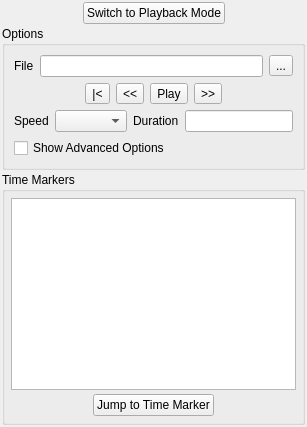
       <widget class="QWidget" name="mControlsPlaybackTab" >
        <attribute name="title" >
         <string>Playback</string>
        </attribute>
        <layout class="QVBoxLayout" >
         <property name="spacing" >
          <number>2</number>
         </property>
         <property name="leftMargin" >
          <number>2</number>
         </property>
         <property name="topMargin" >
          <number>2</number>
         </property>
         <property name="rightMargin" >
          <number>2</number>
         </property>
         <property name="bottomMargin" >
          <number>2</number>
         </property>
         <item>
          <layout class="QVBoxLayout" >
           <property name="spacing" >
            <number>6</number>
           </property>
           <property name="leftMargin" >
            <number>0</number>
           </property>
           <property name="topMargin" >
            <number>0</number>
           </property>
           <property name="rightMargin" >
            <number>0</number>
           </property>
           <property name="bottomMargin" >
            <number>0</number>
           </property>
           <item>
            <layout class="QHBoxLayout" >
             <property name="spacing" >
              <number>6</number>
             </property>
             <property name="leftMargin" >
              <number>0</number>
             </property>
             <property name="topMargin" >
              <number>0</number>
             </property>
             <property name="rightMargin" >
              <number>0</number>
             </property>
             <property name="bottomMargin" >
              <number>0</number>
             </property>
             <item>
              <spacer>
               <property name="orientation" >
                <enum>Qt::Horizontal</enum>
               </property>
               <property name="sizeHint" >
                <size>
                 <width>40</width>
                 <height>20</height>
                </size>
               </property>
              </spacer>
             </item>
             <item>
              <widget class="QPushButton" name="mPlaybackSwitchToPlaybackModePushButton" >
               <property name="toolTip" >
                <string>Switch to playback mode. This will disconnect you from the federation and </string>
               </property>
               <property name="text" >
                <string>Switch to Playback Mode</string>
               </property>
              </widget>
             </item>
             <item>
              <spacer>
               <property name="orientation" >
                <enum>Qt::Horizontal</enum>
               </property>
               <property name="sizeHint" >
                <size>
                 <width>40</width>
                 <height>20</height>
                </size>
               </property>
              </spacer>
             </item>
            </layout>
           </item>
          </layout>
         </item>
         <item>
          <widget class="QWidget" native="1" name="widget_2" >
           <layout class="QVBoxLayout" >
            <property name="spacing" >
             <number>0</number>
            </property>
            <property name="leftMargin" >
             <number>0</number>
            </property>
            <property name="topMargin" >
             <number>0</number>
            </property>
            <property name="rightMargin" >
             <number>0</number>
            </property>
            <property name="bottomMargin" >
             <number>0</number>
            </property>
            <item>
             <widget class="QGroupBox" name="mPlaybackOptionsGroupBox" >
              <property name="sizePolicy" >
               <sizepolicy vsizetype="Minimum" hsizetype="Preferred" >
                <horstretch>0</horstretch>
                <verstretch>0</verstretch>
               </sizepolicy>
              </property>
              <property name="title" >
               <string>Options</string>
              </property>
              <layout class="QVBoxLayout" >
               <property name="spacing" >
                <number>6</number>
               </property>
               <property name="leftMargin" >
                <number>9</number>
               </property>
               <property name="topMargin" >
                <number>9</number>
               </property>
               <property name="rightMargin" >
                <number>9</number>
               </property>
               <property name="bottomMargin" >
                <number>9</number>
               </property>
               <item>
                <layout class="QHBoxLayout" >
                 <property name="spacing" >
                  <number>6</number>
                 </property>
                 <property name="leftMargin" >
                  <number>0</number>
                 </property>
                 <property name="topMargin" >
                  <number>0</number>
                 </property>
                 <property name="rightMargin" >
                  <number>0</number>
                 </property>
                 <property name="bottomMargin" >
                  <number>0</number>
                 </property>
                 <item>
                  <widget class="QLabel" name="mPlaybackFileLabel" >
                   <property name="text" >
                    <string>File</string>
                   </property>
                   <property name="buddy" >
                    <cstring>mRecordFileLineEdit</cstring>
                   </property>
                  </widget>
                 </item>
                 <item>
                  <widget class="QLineEdit" name="mPlaybackFileLineEdit" >
                   <property name="toolTip" >
                    <string>The input file. This is the file that you wish to play back.</string>
                   </property>
                   <property name="readOnly" >
                    <bool>true</bool>
                   </property>
                  </widget>
                 </item>
                 <item>
                  <widget class="QToolButton" name="mPlaybackFilePushButton" >
                   <property name="text" >
                    <string>...</string>
                   </property>
                  </widget>
                 </item>
                </layout>
               </item>
               <item>
                <layout class="QHBoxLayout" >
                 <property name="spacing" >
                  <number>6</number>
                 </property>
                 <property name="leftMargin" >
                  <number>0</number>
                 </property>
                 <property name="topMargin" >
                  <number>0</number>
                 </property>
                 <property name="rightMargin" >
                  <number>0</number>
                 </property>
                 <property name="bottomMargin" >
                  <number>0</number>
                 </property>
                 <item>
                  <spacer>
                   <property name="orientation" >
                    <enum>Qt::Horizontal</enum>
                   </property>
                   <property name="sizeHint" >
                    <size>
                     <width>40</width>
                     <height>20</height>
                    </size>
                   </property>
                  </spacer>
                 </item>
                 <item>
                  <widget class="QToolButton" name="mPlaybackStartOverPushButton" >
                   <property name="toolTip" >
                    <string>Restarts the playback of the scenario</string>
                   </property>
                   <property name="text" >
                    <string>|&lt;</string>
                   </property>
                  </widget>
                 </item>
                 <item>
                  <widget class="QToolButton" name="mPlaybackJumpToPrevTimeMarkerPushButton" >
                   <property name="toolTip" >
                    <string>Jumps to the previous time marker</string>
                   </property>
                   <property name="text" >
                    <string>&lt;&lt;</string>
                   </property>
                  </widget>
                 </item>
                 <item>
                  <widget class="QToolButton" name="mPlaybackPlayPushButton" >
                   <property name="toolTip" >
                    <string>Plays the current scenario</string>
                   </property>
                   <property name="text" >
                    <string>Play</string>
                   </property>
                  </widget>
                 </item>
                 <item>
                  <widget class="QToolButton" name="mPlaybackJumpToNextTimeMarkerPushButton" >
                   <property name="toolTip" >
                    <string>Jumps to the next time marker. </string>
                   </property>
                   <property name="text" >
                    <string>>></string>
                   </property>
                  </widget>
                 </item>
                 <item>
                  <spacer>
                   <property name="orientation" >
                    <enum>Qt::Horizontal</enum>
                   </property>
                   <property name="sizeHint" >
                    <size>
                     <width>40</width>
                     <height>20</height>
                    </size>
                   </property>
                  </spacer>
                 </item>
                </layout>
               </item>
               <item>
                <layout class="QHBoxLayout" >
                 <property name="spacing" >
                  <number>6</number>
                 </property>
                 <property name="leftMargin" >
                  <number>0</number>
                 </property>
                 <property name="topMargin" >
                  <number>0</number>
                 </property>
                 <property name="rightMargin" >
                  <number>0</number>
                 </property>
                 <property name="bottomMargin" >
                  <number>0</number>
                 </property>
                 <item>
                  <widget class="QLabel" name="mPlaybackPlaybackSpeedLabel" >
                   <property name="text" >
                    <string>Speed</string>
                   </property>
                   <property name="buddy" >
                    <cstring>mPlaybackPlaybackSpeedComboBox</cstring>
                   </property>
                  </widget>
                 </item>
                 <item>
                  <widget class="QComboBox" name="mPlaybackPlaybackSpeedComboBox" >
                   <property name="toolTip" >
                    <string>Changes the speed of the scenario.</string>
                   </property>
                  </widget>
                 </item>
                 <item>
                  <widget class="QLabel" name="mPlaybackDurationLabel" >
                   <property name="text" >
                    <string>Duration</string>
                   </property>
                  </widget>
                 </item>
                 <item>
                  <widget class="QLineEdit" name="mPlaybackDurationLineEdit" >
                   <property name="alignment" >
                    <set>Qt::AlignRight</set>
                   </property>
                   <property name="readOnly" >
                    <bool>true</bool>
                   </property>
                  </widget>
                 </item>
                </layout>
               </item>
               <item>
                <widget class="QCheckBox" name="mPlaybackShowAdvancedOptionsCheckBox" >
                 <property name="toolTip" >
                  <string/>
                 </property>
                 <property name="text" >
                  <string>Show Advanced Options</string>
                 </property>
                </widget>
               </item>
              </layout>
             </widget>
            </item>
           </layout>
          </widget>
         </item>
         <item>
          <widget class="QWidget" native="1" name="widget" >
           <property name="sizePolicy" >
            <sizepolicy vsizetype="Preferred" hsizetype="Preferred" >
             <horstretch>0</horstretch>
             <verstretch>10</verstretch>
            </sizepolicy>
           </property>
           <layout class="QVBoxLayout" >
            <property name="spacing" >
             <number>0</number>
            </property>
            <property name="leftMargin" >
             <number>0</number>
            </property>
            <property name="topMargin" >
             <number>0</number>
            </property>
            <property name="rightMargin" >
             <number>0</number>
            </property>
            <property name="bottomMargin" >
             <number>0</number>
            </property>
            <item>
             <widget class="QWidget" native="1" name="widget_3" >
              <property name="sizePolicy" >
               <sizepolicy vsizetype="Preferred" hsizetype="Preferred" >
                <horstretch>0</horstretch>
                <verstretch>10</verstretch>
               </sizepolicy>
              </property>
              <layout class="QVBoxLayout" >
               <property name="spacing" >
                <number>0</number>
               </property>
               <property name="leftMargin" >
                <number>0</number>
               </property>
               <property name="topMargin" >
                <number>0</number>
               </property>
               <property name="rightMargin" >
                <number>0</number>
               </property>
               <property name="bottomMargin" >
                <number>0</number>
               </property>
               <item>
                <widget class="QGroupBox" name="mPlaybackTimeMarkersGroupBox" >
                 <property name="sizePolicy" >
                  <sizepolicy vsizetype="Expanding" hsizetype="Expanding" >
                   <horstretch>0</horstretch>
                   <verstretch>0</verstretch>
                  </sizepolicy>
                 </property>
                 <property name="title" >
                  <string>Time Markers</string>
                 </property>
                 <layout class="QVBoxLayout" >
                  <property name="spacing" >
                   <number>4</number>
                  </property>
                  <property name="leftMargin" >
                   <number>6</number>
                  </property>
                  <property name="topMargin" >
                   <number>6</number>
                  </property>
                  <property name="rightMargin" >
                   <number>6</number>
                  </property>
                  <property name="bottomMargin" >
                   <number>6</number>
                  </property>
                  <item>
                   <widget class="QListWidget" name="mPlaybackTimeMarkersTextBox" >
                    <property name="toolTip" >
                     <string>Currently existing time markers in the scenario. </string>
                    </property>
                    <property name="layoutMode" >
                     <enum>QListView::Batched</enum>
                    </property>
                    <property name="batchSize" >
                     <number>1000</number>
                    </property>
                   </widget>
                  </item>
                  <item>
                   <widget class="QWidget" native="1" name="horizontalLayout_5" >
                    <layout class="QHBoxLayout" >
                     <property name="spacing" >
                      <number>6</number>
                     </property>
                     <property name="leftMargin" >
                      <number>0</number>
                     </property>
                     <property name="topMargin" >
                      <number>0</number>
                     </property>
                     <property name="rightMargin" >
                      <number>0</number>
                     </property>
                     <property name="bottomMargin" >
                      <number>0</number>
                     </property>
                     <item>
                      <spacer>
                       <property name="orientation" >
                        <enum>Qt::Horizontal</enum>
                       </property>
                       <property name="sizeHint" >
                        <size>
                         <width>40</width>
                         <height>20</height>
                        </size>
                       </property>
                      </spacer>
                     </item>
                     <item>
                      <widget class="QPushButton" name="mPlaybackJumpToTimeMarkerPushButton" >
                       <property name="toolTip" >
                        <string>Go to the currently selected time marker. </string>
                       </property>
                       <property name="text" >
                        <string>Jump to Time Marker</string>
                       </property>
                      </widget>
                     </item>
                     <item>
                      <spacer>
                       <property name="orientation" >
                        <enum>Qt::Horizontal</enum>
                       </property>
                       <property name="sizeHint" >
                        <size>
                         <width>40</width>
                         <height>20</height>
                        </size>
                       </property>
                      </spacer>
                     </item>
                    </layout>
                   </widget>
                  </item>
                 </layout>
                </widget>
               </item>
              </layout>
             </widget>
            </item>
           </layout>
          </widget>
         </item>
        </layout>
       </widget>
